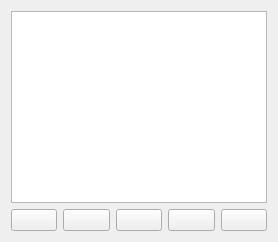
                <widget class="QWidget" name="page_data_base_13">
                 <layout class="QGridLayout" name="gridLayout_71">
                  <item row="0" column="0">
                   <widget class="QTableWidget" name="table_reg_number_12"/>
                  </item>
                  <item row="1" column="0">
                   <layout class="QHBoxLayout" name="horizontalLayout_36">
                    <item>
                     <widget class="QPushButton" name="btn_back_subclass_price_15">
                      <property name="text">
                       <string/>
                      </property>
                      <property name="icon">
                       <iconset resource="../resources/res.qrc">
                        <normaloff>:/icon/icons/arrow-small-left.png</normaloff>:/icon/icons/arrow-small-left.png</iconset>
                      </property>
                      <property name="iconSize">
                       <size>
                        <width>30</width>
                        <height>50</height>
                       </size>
                      </property>
                      <property name="checkable">
                       <bool>true</bool>
                      </property>
                     </widget>
                    </item>
                    <item>
                     <widget class="QPushButton" name="btn_search_subclass_price_15">
                      <property name="text">
                       <string/>
                      </property>
                      <property name="icon">
                       <iconset resource="../resources/res.qrc">
                        <normaloff>:/icon/icons/search.png</normaloff>:/icon/icons/search.png</iconset>
                      </property>
                      <property name="iconSize">
                       <size>
                        <width>30</width>
                        <height>50</height>
                       </size>
                      </property>
                     </widget>
                    </item>
                    <item>
                     <widget class="QPushButton" name="btn_edit_subclass_price_15">
                      <property name="text">
                       <string/>
                      </property>
                      <property name="icon">
                       <iconset resource="../resources/res.qrc">
                        <normaloff>:/icon/icons/pencil.png</normaloff>:/icon/icons/pencil.png</iconset>
                      </property>
                      <property name="iconSize">
                       <size>
                        <width>30</width>
                        <height>50</height>
                       </size>
                      </property>
                     </widget>
                    </item>
                    <item>
                     <widget class="QPushButton" name="btn_insert_subclass_price_15">
                      <property name="text">
                       <string/>
                      </property>
                      <property name="icon">
                       <iconset resource="../resources/res.qrc">
                        <normaloff>:/icon/icons/icons8-plus-24 (2).png</normaloff>:/icon/icons/icons8-plus-24 (2).png</iconset>
                      </property>
                      <property name="iconSize">
                       <size>
                        <width>50</width>
                        <height>50</height>
                       </size>
                      </property>
                     </widget>
                    </item>
                    <item>
                     <widget class="QPushButton" name="btn_delete_subclass_price_15">
                      <property name="text">
                       <string/>
                      </property>
                      <property name="icon">
                       <iconset resource="../resources/res.qrc">
                        <normaloff>:/icon/icons/icons8-trash-50 (1).png</normaloff>:/icon/icons/icons8-trash-50 (1).png</iconset>
                      </property>
                      <property name="iconSize">
                       <size>
                        <width>30</width>
                        <height>50</height>
                       </size>
                      </property>
                     </widget>
                    </item>
                   </layout>
                  </item>
                 </layout>
                </widget>
